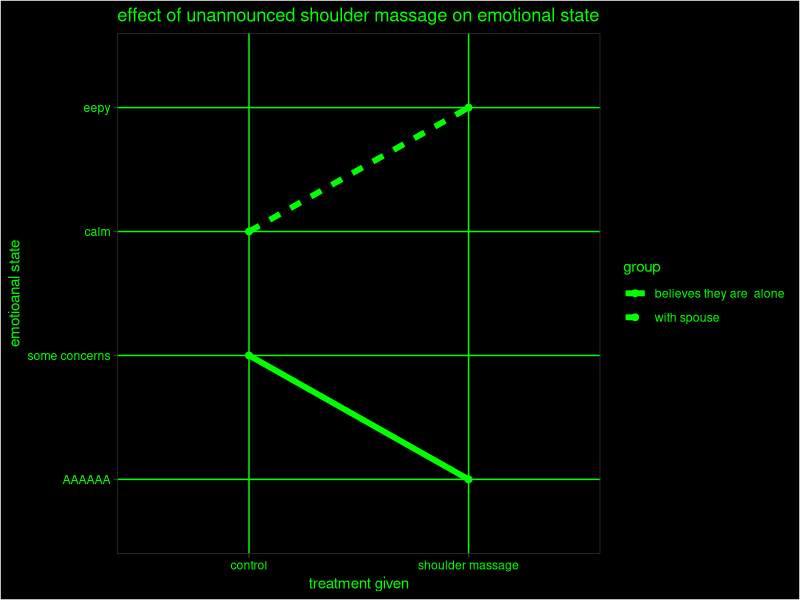

The R source for this figure:
## ---- chunk 1
library(ggplot2)

group<-rep(c( 'with spouse','believes they are  alone'),each=2)
trt<-rep(c('control', 'shoulder massage'),times=2)
#Y<-c(4,10,6,0)
Y<-factor(c('calm','eepy','some concerns','AAAAAA'), 
levels=c('AAAAAA', 'STRESSED', 'stressed','uncomfortable', 'some concerns',
         'mid', 'calm', 'at peace', 'relaxed', 'no concerns', 'eepy'),
ordered=TRUE)

df<-data.frame(group,trt,Y)

cuscolor<-c('believes they are  alone'='green','with spouse'='green')

ggplot(df, aes(x=trt, y=Y, group=group, color=group))+
  geom_line(size=2, aes(linetype=group))+
  geom_point(size=2)+
  labs(title='effect of unannounced shoulder massage on emotional state',
       x='treatment given',
       y='emotioanal state') +
  theme_bw()+
  scale_linetype()+
  scale_color_manual(values=cuscolor)+
  theme(
    panel.background = element_rect(fill = "black"),
    plot.background = element_rect(fill = "black"),
    text = element_text(color = "green"),
    legend.text = element_text(color = "green"),
    legend.title = element_text(color = "green"),
    legend.key = element_rect(fill="black"),
    legend.background = element_rect(fill="black"),
    axis.text = element_text(color = "green"),
    axis.title = element_text(color = "green"),
    panel.grid = element_line(color = "green")
  )


